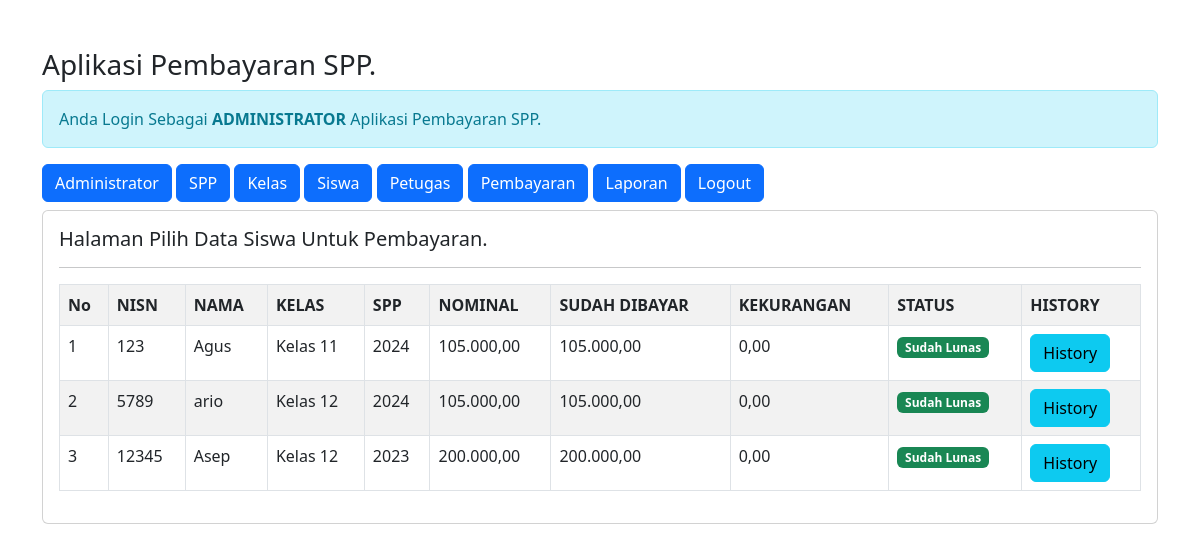
Screenshot of /admin/admin.php?url=pembayaran (signed in) with the database file from the repository.
### tables this page shows
CREATE TABLE `siswa` (
  `nisn` char(10) NOT NULL,
  `nis` char(8) NOT NULL,
  `nama` varchar(35) NOT NULL,
  `id_kelas` int(11) NOT NULL,
  `alamat` text NOT NULL,
  `no_telp` varchar(13) NOT NULL,
  `id_spp` int(11) NOT NULL
);

CREATE TABLE `kelas` (
  `id_kelas` int(11) NOT NULL,
  `nama_kelas` varchar(10) NOT NULL,
  `kompetensi_keahlian` varchar(50) NOT NULL
);

CREATE TABLE `spp` (
  `id_spp` int(11) NOT NULL,
  `tahun` int(11) NOT NULL,
  `nominal` int(11) NOT NULL
);

### admin/pembayaran.php (the view)
<h5>Halaman Pilih Data Siswa Untuk Pembayaran.</h5>
<hr>
<table class="table table-striped table-bordered">
    <tr class="fw-bold">
        <td>No</td>
        <td>NISN</td>
        <td>NAMA</td>
        <td>KELAS</td>
        <td>SPP</td>
        <td>NOMINAL</td>
        <td>SUDAH DIBAYAR</td>
        <td>KEKURANGAN</td>
        <td>STATUS</td>
        <td>HISTORY</td>
</tr>
<?php
include'../koneksi.php';
$no = 1;
$sql = "SELECT*FROM siswa,spp,kelas WHERE siswa.id_kelas=kelas.id_kelas AND siswa.id_spp=spp.id_spp ORDER By nama ASC";
$query = mysqli_query($koneksi, $sql);
foreach($query as $data){
    $data_pembayaran = mysqli_query($koneksi,"SELECT SUM(jumlah_bayar) as jumlah_bayar FROM pembayaran WHERE nisn='$data[nisn]'");
    $data_pembayaran = mysqli_fetch_array($data_pembayaran);
    $sudah_bayar = $data_pembayaran['jumlah_bayar'];
    $kekurangan = $data['nominal'] - $data_pembayaran['jumlah_bayar'];
    ?>
    <tr>
        <td><?=$no++; ?></td>
        <td><?=$data['nisn'] ?></td>
        <td><?=$data['nama'] ?></td>
        <td><?=$data['nama_kelas'] ?></td>
        <td><?=$data['tahun'] ?></td>
        <td><?= number_format($data['nominal'],2,',','.'); ?></td>
        <td><?= number_format($sudah_bayar,2,',','.'); ?></td>
        <td><?= number_format($kekurangan,2,',','.'); ?></td>
        <td>
            <?php
            if($kekurangan==0){
                echo"<span class='badge text-bg-success'> Sudah Lunas </span>";
            }else{ ?>
                <a href="?url=tambah-pembayaran&nisn=<?= $data['nisn'] ?>&kekurangan=<?= $kekurangan?>" class="btn btn-danger"> Pilih & Bayar </a>
            <?php } ?>
        </td>
        <td>
            <a href="?url=history-pembayaran&nisn=<?= $data['nisn'] ?>" class= 'btn btn-info'>History</a>
        </td>
    </tr>
    <?php } ?>
    </table>

### rows the page displays
siswa: nisn "123", nama "Agus", id_kelas.nama_kelas "Kelas 11", id_spp.tahun "2024", id_spp.nominal "105.000,00", sudah_bayar "105.000,00", kekurangan "0,00"
siswa: nisn "5789", nama "ario", id_kelas.nama_kelas "Kelas 12", id_spp.tahun "2024", id_spp.nominal "105.000,00", sudah_bayar "105.000,00", kekurangan "0,00"
siswa: nisn "12345", nama "Asep", id_kelas.nama_kelas "Kelas 12", id_spp.tahun "2023", id_spp.nominal "200.000,00", sudah_bayar "200.000,00", kekurangan "0,00"
